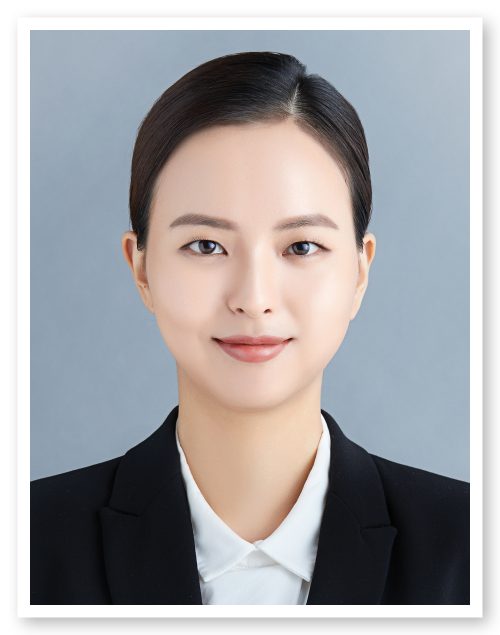
#> input picture face.jpg, 1000 x 1269 px (shown at 1/2 size)
$ python eyeCircle.py
#> lines starting #> are read from the running program, lines starting #| are printed output that depends on the picture; after the words box and inside, x2 and y2 are one past the last pixel; in counts of white or black regions, pixels touching at a corner belong together
import cv2
import numpy as np
import math

# Read image.
img = cv2.imread('face.jpg', cv2.IMREAD_COLOR)
#> img is the input picture: shape (1269, 1000, 3); mean B, G, R 165.6, 163.2, 164.2

# Convert to grayscale.
gray = cv2.cvtColor(img, cv2.COLOR_BGR2GRAY)
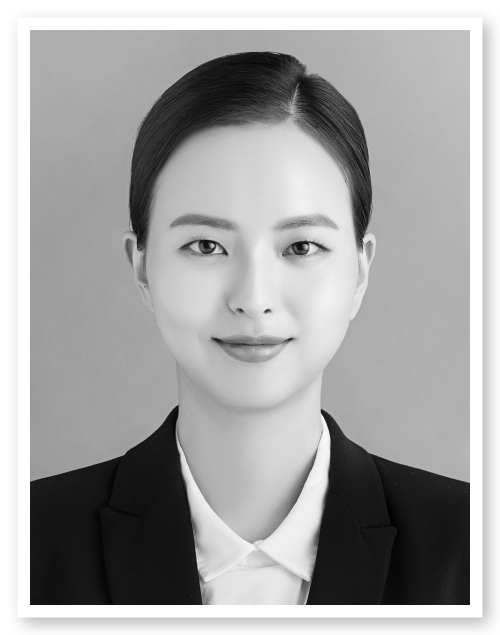
#> gray: shape (1269, 1000) (shown at 1/2 size); min 0, max 255, mean 163.7

# Blur using 3 * 3 kernel.
gray_blurred = cv2.blur(gray, (3, 3))

# 블러 수치
ksize = 100

# Apply Hough transform on the blurred image.
detected_circles = cv2.HoughCircles(gray_blurred,
                   cv2.HOUGH_GRADIENT, 1, 20, param1 = 50,
               param2 = 30, minRadius = 1, maxRadius = 40)
#> detected_circles = 20 rows, first 8: [603.5, 195.5, 39.4], [552.5, 217.5, 21.7], [654.5, 243.5, 21.6], [653.5, 208.5, 19.4], [698.5, 313.5, 21.7], [316.5, 275.5, 29.3], [620.5, 219.5, 21.7], [413.5, 489.5, 18]

# Draw circles that are detected.
if detected_circles is not None:

    # Convert the circle parameters a, b and r to integers.
    detected_circles = np.uint16(np.around(detected_circles))
#> detected_circles = 20 rows, first 8: [604, 196, 39], [552, 218, 22], [654, 244, 22], [654, 208, 19], [698, 314, 22], [316, 276, 29], [620, 220, 22], [414, 490, 18]

    for pt in detected_circles[0, :]:
        a, b, r = pt[0], pt[1], pt[2]

        # Draw the circumference of the circle.
        cv2.circle(img, (a, b), r, (0, 255, 0), 2)

        # Draw a small circle (of radius 1) to show the center.
        cv2.circle(img, (a, b), 1, (0, 0, 255), 3)

        # 블러처리
        p1 = (140, 225)     # 블러생성 위치
        w, h = 100, 100
        p2 = (p1[0] + w, p1[1] + h)        #블러 끝나는 위치

        circle_center = ((p1[0] + p2[0])// 2, (p1[1] + p2[1]) // 2)
        circle_radius = int(math.sqrt(w * w + h * h) // 2)
        mask_img = np.zeros(img.shape, dtype='uint8')
        cv2.circle(mask_img, circle_center, circle_radius, (255, 255, 255), -1)

        img_all_blurred = cv2.medianBlur(img, 99)
        img_face_blurred = np.where(mask_img > 0, img_all_blurred, img)

        # 여기 위까지 수정

        cv2.imshow("Detected Circle", img)
        cv2.waitKey(0)
#> this loop made 20 passes
#> (a, b, r) on passes 1 to 12: (604, 196, 39), (552, 218, 22), (654, 244, 22), (654, 208, 19), (698, 314, 22), (316, 276, 29), (620, 220, 22), (414, 490, 18), (338, 228, 22), (672, 288, 17), (684, 260, 17), (562, 168, 15)
#> pass 1, `img_all_blurred = cv2.medianBlur(img, 99)`:
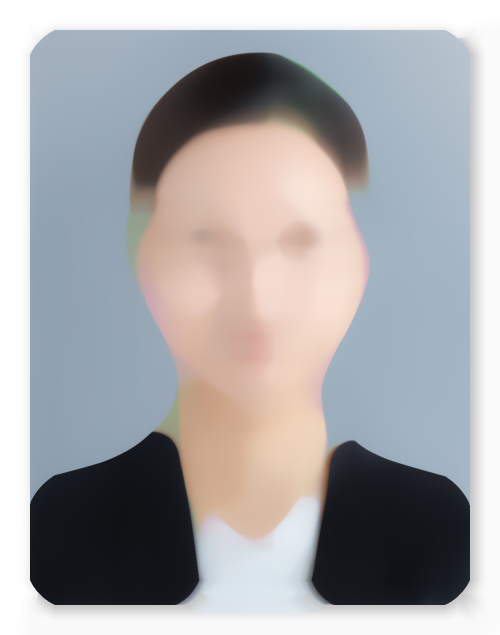
#> img_all_blurred: shape (1269, 1000, 3) (shown at 1/2 size); mean B, G, R 168.8, 166.5, 167.1
#> after the loop:
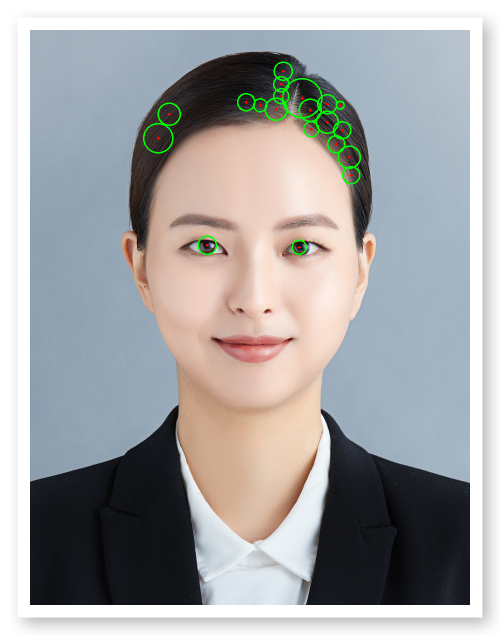
#> img: shape (1269, 1000, 3) (shown at 1/2 size); 0.57% of pixels changed, all inside (x1, y1, x2, y2) = (286, 123, 722, 510)
#> after the loop:
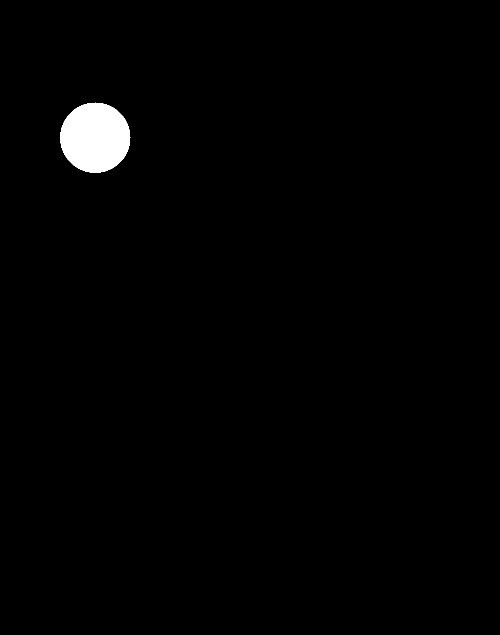
#> mask_img: shape (1269, 1000, 3) (shown at 1/2 size); 1.2% white; 1 white region, box (x1, y1, x2, y2) and area: (120, 205, 261, 346) 15373

$ run again, with noze.jpg copied over face.jpg
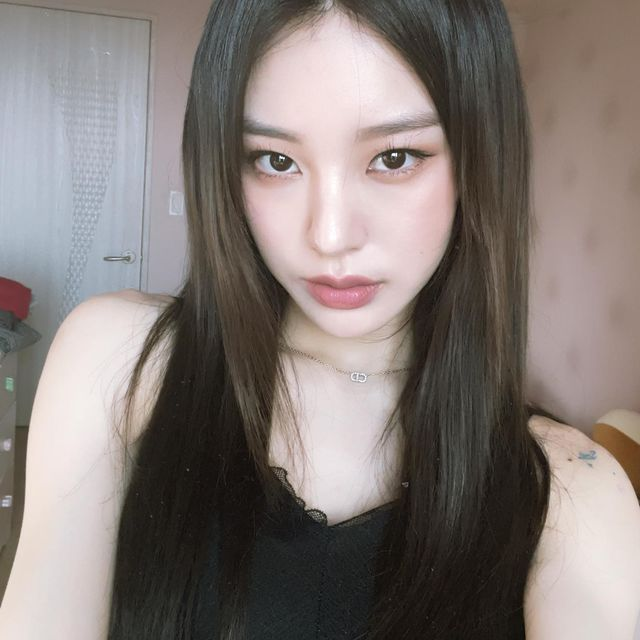
#> input picture noze.jpg, 640 x 640 px
#> img is the input picture: shape (640, 640, 3); mean B, G, R 119.6, 123.4, 132.5
#> `gray = cv2.cvtColor(img, cv2.COLOR_BGR2GRAY)`:
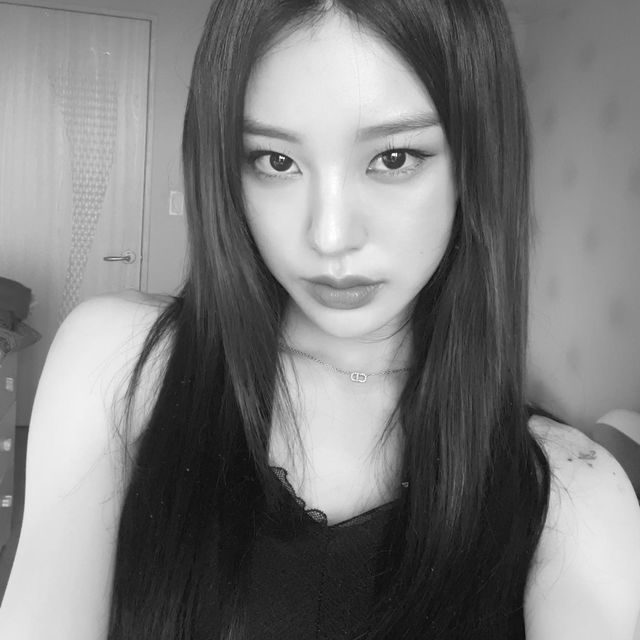
#> gray: shape (640, 640); min 8, max 255, mean 125.7
#> `detected_circles = cv2.HoughCircles(gray_blurred, cv2.HOUGH_GRADIENT, ..`: detected_circles = [[392.5, 156.5, 12.1]]
#> `detected_circles = np.uint16(np.around(detected_circles))`: detected_circles = [[392, 156, 12]]
#> the loop `for pt in detected_circles[0, :]:` made 1 pass
#> (a, b, r, p1, w, h, p2, circle_center) on pass 1: (392, 156, 12, (140, 225), 100, 100, (240, 325), (190, 275))
#> after the loop `for pt in detected_circles[0, :]:`:
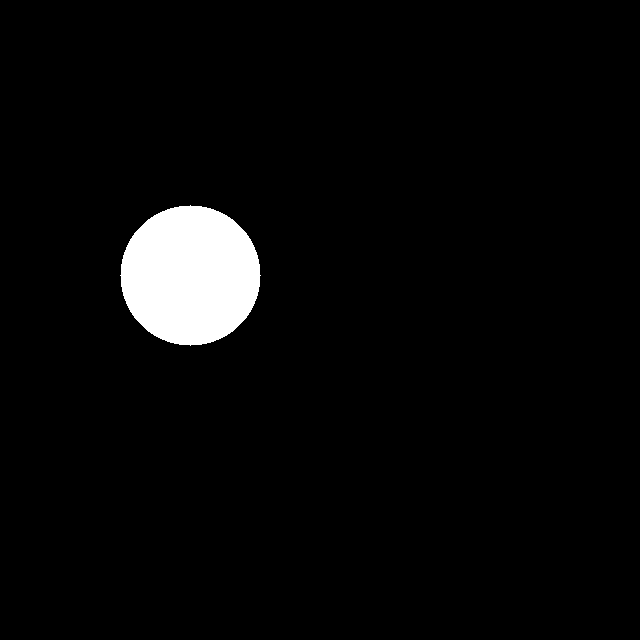
#> mask_img: shape (640, 640, 3); 3.8% white; 1 white region, box (x1, y1, x2, y2) and area: (120, 205, 261, 346) 15373
